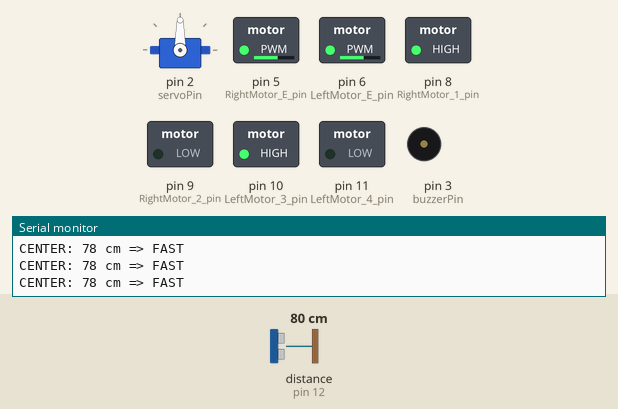
A sketch run on a simulated Arduino Uno, built with avr-gcc and run on an emulated ATmega328P. On the bench: servo, switched loads named in the sketch (green lamp = pin HIGH), buzzer (waves = sounding), the last lines printed to the serial monitor. Wiring (inferred from the names in the program): ultrasonic range finder: trigger pin 13; echo pin 12. Dashed ring = blinking. The test bench sets the inputs (shaded band); at power-on: distance to the obstacle (sensor on pin 12) 80 cm. The echo pulse lasts 58.3 µs per cm; pins used as bus, display or sensor lines are not drawn.

Above: at 1.8 s.
1.9 s: distance to the obstacle (sensor on pin 12) set to 2 cm
At 2.3 s:
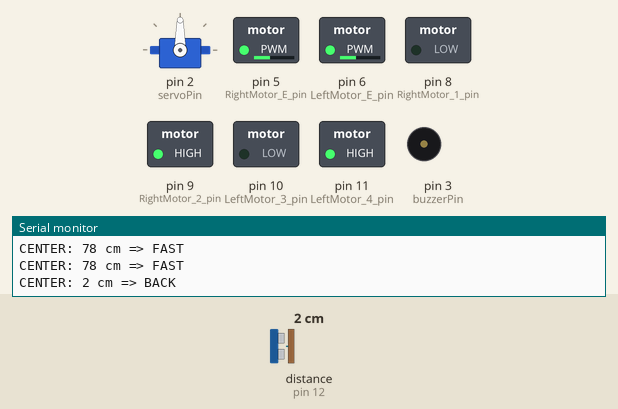
4.9 s: distance to the obstacle (sensor on pin 12) set to 60 cm
At 5.3 s:
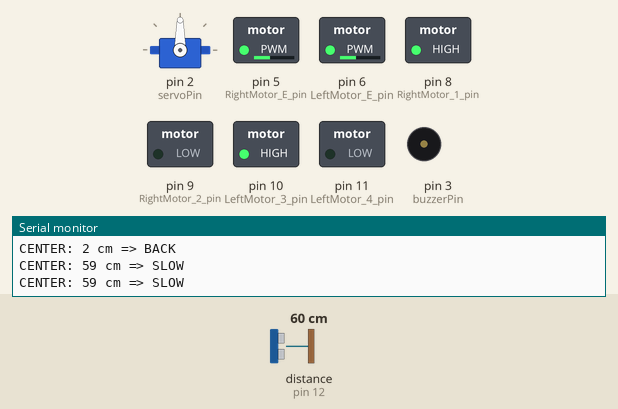
6.4 s: distance to the obstacle (sensor on pin 12) set to 250 cm
At 7.4 s:
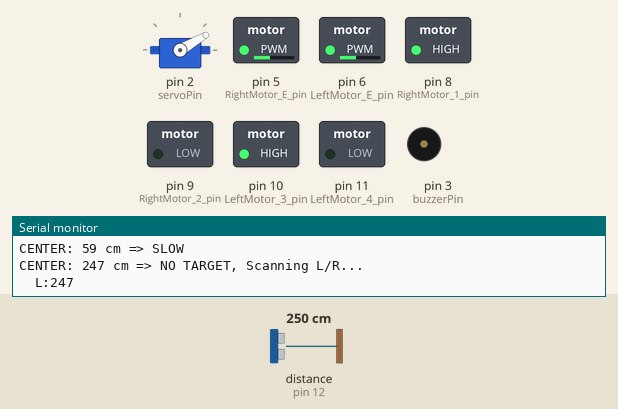
9.4 s: distance to the obstacle (sensor on pin 12) set to 120 cm
At 10.6 s:
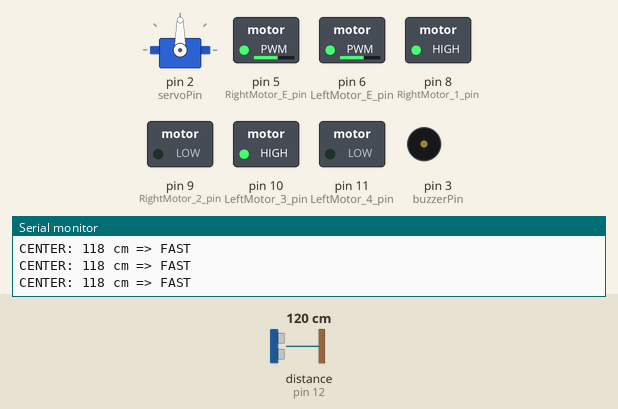
11.0 s: distance to the obstacle (sensor on pin 12) set to 299 cm
At 11.39 s:
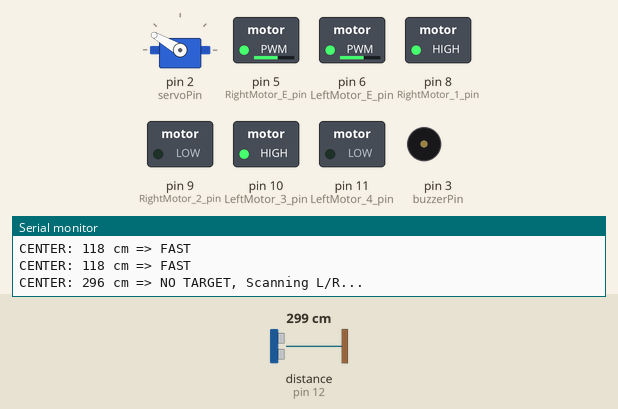
14.0 s: distance to the obstacle (sensor on pin 12) set to 97 cm
At 15.0 s:
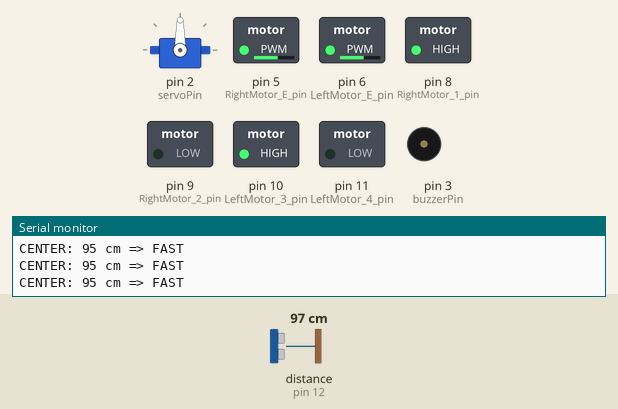
Timing chart, 0 to 16.6 s (numbered marks = the images above; inputs shaded):
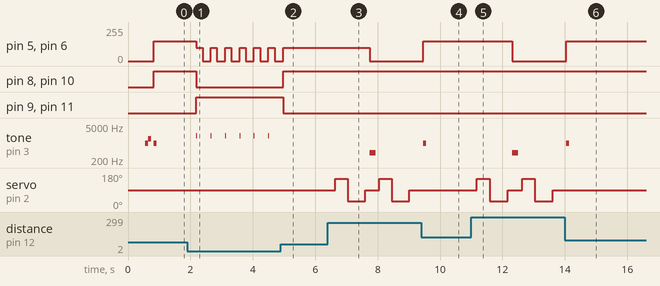

The sketch:

RC_CAR_Follow.ino
```cpp
/*******************************************************************************
 * 앞차 따라가기 스마트카 (Car Following Smart Car)
 *
 * 기능:
 * 1. 전방 스캔 → 물체 있으면 따라가기
 * 2. 물체 없으면 → 서보 좌/우 스캔하여 찾기
 * 3. 모든 방향 없으면 → 정지
 * 4. 노이즈 필터링 (3회 측정 중앙값)
 ******************************************************************************/

#include <Servo.h>

/*******************************************************************************
 * 핀 설정
 ******************************************************************************/
// 초음파 센서
int trigPin = 13;
int echoPin = 12;

// 서보모터
int servoPin = 2;

// 피에조 부저
int buzzerPin = 3;

// 모터 드라이버
int RightMotor_E_pin = 5;
int RightMotor_1_pin = 8;
int RightMotor_2_pin = 9;
int LeftMotor_3_pin = 10;
int LeftMotor_4_pin = 11;
int LeftMotor_E_pin = 6;

// 모터 속도
int L_MotorSpeed = 153;
int R_MotorSpeed = 153;

/*******************************************************************************
 * 서보 각도 설정
 ******************************************************************************/
int SERVO_LEFT   = 150;   // 왼쪽
int SERVO_CENTER = 90;    // 중앙
int SERVO_RIGHT  = 30;    // 오른쪽

/*******************************************************************************
 * 거리 파라미터 (단위: cm)
 ******************************************************************************/
int DIST_TOO_CLOSE = 20;     // 20cm 이하 - 후진
int DIST_TARGET    = 35;     // 35cm - 목표 거리
int DIST_FAR       = 60;     // 60cm 이상 - 빠른 전진
int DIST_MAX       = 150;    // 150cm 이상 - 감지 안됨

/*******************************************************************************
 * 전역 변수
 ******************************************************************************/
Servo myServo;
int currentServoPos = SERVO_CENTER;

// 각 방향 거리
long distLeft = 999;
long distCenter = 999;
long distRight = 999;

// 상태
bool isTracking = false;
int lostCount = 0;

/*******************************************************************************
 * 함수 선언
 ******************************************************************************/
long getDistance();
long getDistanceFiltered();
void servoMove(int angle);
void scanAllDirections();
int findTarget();

void SmartCar_Go(int speed);
void SmartCar_Back(int speed);
void SmartCar_Stop();
void SmartCar_Left(int speed);
void SmartCar_Right(int speed);

void beep(int freq, int dur);

/*******************************************************************************
 * Setup
 ******************************************************************************/
void setup() {
  Serial.begin(9600);
  Serial.println("=== Car Following v2 ===");

  // 초음파 센서
  pinMode(trigPin, OUTPUT);
  pinMode(echoPin, INPUT);
  digitalWrite(trigPin, LOW);
  delay(50);
  Serial.println("[OK] Ultrasonic");

  // 서보모터
  myServo.attach(servoPin);
  myServo.write(SERVO_CENTER);
  currentServoPos = SERVO_CENTER;
  delay(500);
  Serial.println("[OK] Servo at 90");

  // 부저
  pinMode(buzzerPin, OUTPUT);
  Serial.println("[OK] Buzzer");

  // 모터
  pinMode(RightMotor_E_pin, OUTPUT);
  pinMode(RightMotor_1_pin, OUTPUT);
  pinMode(RightMotor_2_pin, OUTPUT);
  pinMode(LeftMotor_3_pin, OUTPUT);
  pinMode(LeftMotor_4_pin, OUTPUT);
  pinMode(LeftMotor_E_pin, OUTPUT);
  SmartCar_Stop();
  Serial.println("[OK] Motor");

  // 시작음
  beep(1000, 100);
  delay(100);
  beep(1500, 100);

  Serial.println("");
  Serial.println("Scanning...");
}

/*******************************************************************************
 * Main Loop
 ******************************************************************************/
void loop() {
  // 1. 서보 중앙으로 (전방 스캔)
  servoMove(SERVO_CENTER);
  delay(100);

  // 2. 전방 거리 측정 (필터링)
  distCenter = getDistanceFiltered();

  Serial.print("CENTER: ");
  Serial.print(distCenter);
  Serial.print(" cm");

  // 3. 전방에 물체 있는지 확인
  if (distCenter > 0 && distCenter < DIST_MAX) {
    // 물체 감지됨!
    if (!isTracking) {
      beep(1000, 100);
      isTracking = true;
      Serial.print(" [FOUND!]");
    }
    lostCount = 0;

    // 거리에 따라 동작
    if (distCenter < DIST_TOO_CLOSE) {
      Serial.println(" => BACK");
      beep(2000, 30);
      SmartCar_Back(100);
      delay(200);
      SmartCar_Stop();
    }
    else if (distCenter < DIST_TARGET) {
      Serial.println(" => OK STOP");
      SmartCar_Stop();
    }
    else if (distCenter < DIST_FAR) {
      Serial.println(" => SLOW");
      SmartCar_Go(100);
    }
    else {
      Serial.println(" => FAST");
      SmartCar_Go(150);
    }
  }
  else {
    // 전방에 없음 → 좌우 스캔
    Serial.println(" => NO TARGET, Scanning L/R...");

    lostCount++;

    // 좌우 스캔
    scanAllDirections();

    // 가장 가까운 방향 찾기
    int dir = findTarget();

    if (dir == -1) {
      // 왼쪽에 물체
      Serial.println("  >> Found LEFT! Turning...");
      beep(800, 50);
      SmartCar_Left(120);
      delay(300);
      SmartCar_Stop();
    }
    else if (dir == 1) {
      // 오른쪽에 물체
      Serial.println("  >> Found RIGHT! Turning...");
      beep(1200, 50);
      SmartCar_Right(120);
      delay(300);
      SmartCar_Stop();
    }
    else {
      // 모든 방향 없음
      Serial.println("  >> NO TARGET anywhere");
      if (isTracking) {
        beep(400, 200);
        isTracking = false;
      }
      SmartCar_Stop();
    }
  }

  delay(100);
}

/*******************************************************************************
 * 서보 이동 (충분한 대기)
 ******************************************************************************/
void servoMove(int angle) {
  if (currentServoPos == angle) return;

  int diff = abs(angle - currentServoPos);
  myServo.write(angle);
  currentServoPos = angle;

  // 각도 차이에 따른 대기 (60도당 150ms)
  int waitTime = (diff * 150) / 60;
  if (waitTime < 100) waitTime = 100;
  delay(waitTime);
}

/*******************************************************************************
 * 모든 방향 스캔
 ******************************************************************************/
void scanAllDirections() {
  // 왼쪽 스캔
  servoMove(SERVO_LEFT);
  delay(150);
  distLeft = getDistanceFiltered();
  Serial.print("  L:");
  Serial.print(distLeft);

  // 오른쪽 스캔
  servoMove(SERVO_RIGHT);
  delay(150);
  distRight = getDistanceFiltered();
  Serial.print(" R:");
  Serial.println(distRight);

  // 중앙 복귀
  servoMove(SERVO_CENTER);
}

/*******************************************************************************
 * 타겟 방향 찾기 (반환: -1=왼쪽, 0=없음, 1=오른쪽)
 ******************************************************************************/
int findTarget() {
  int minDist = DIST_MAX;
  int dir = 0;

  // 왼쪽 체크
  if (distLeft > 0 && distLeft < DIST_MAX && distLeft < minDist) {
    minDist = distLeft;
    dir = -1;
  }

  // 오른쪽 체크
  if (distRight > 0 && distRight < DIST_MAX && distRight < minDist) {
    minDist = distRight;
    dir = 1;
  }

  return dir;
}

/*******************************************************************************
 * 초음파 거리 측정 (단일)
 ******************************************************************************/
long getDistance() {
  long duration, dist;

  // 트리거 초기화
  digitalWrite(trigPin, LOW);
  delayMicroseconds(2);

  // 트리거 펄스
  digitalWrite(trigPin, HIGH);
  delayMicroseconds(10);
  digitalWrite(trigPin, LOW);

  // 에코 측정 (타임아웃 30ms)
  duration = pulseIn(echoPin, HIGH, 30000);

  if (duration == 0) {
    return 999;
  }

  // cm 계산
  dist = (duration * 0.034) / 2;

  if (dist < 2) dist = 2;
  if (dist > 400) dist = 999;

  return dist;
}

/*******************************************************************************
 * 필터링된 거리 측정 (3회 측정, 중앙값)
 ******************************************************************************/
long getDistanceFiltered() {
  long d1, d2, d3, temp;

  d1 = getDistance();
  delay(30);
  d2 = getDistance();
  delay(30);
  d3 = getDistance();

  // 정렬 (버블)
  if (d1 > d2) { temp = d1; d1 = d2; d2 = temp; }
  if (d2 > d3) { temp = d2; d2 = d3; d3 = temp; }
  if (d1 > d2) { temp = d1; d1 = d2; d2 = temp; }

  // 중앙값 반환
  return d2;
}

/*******************************************************************************
 * 모터 제어
 ******************************************************************************/
void SmartCar_Go(int speed) {
  digitalWrite(RightMotor_1_pin, HIGH);
  digitalWrite(RightMotor_2_pin, LOW);
  digitalWrite(LeftMotor_3_pin, HIGH);
  digitalWrite(LeftMotor_4_pin, LOW);
  analogWrite(RightMotor_E_pin, speed);
  analogWrite(LeftMotor_E_pin, speed);
}

void SmartCar_Back(int speed) {
  digitalWrite(RightMotor_1_pin, LOW);
  digitalWrite(RightMotor_2_pin, HIGH);
  digitalWrite(LeftMotor_3_pin, LOW);
  digitalWrite(LeftMotor_4_pin, HIGH);
  analogWrite(RightMotor_E_pin, speed);
  analogWrite(LeftMotor_E_pin, speed);
}

void SmartCar_Stop() {
  analogWrite(RightMotor_E_pin, 0);
  analogWrite(LeftMotor_E_pin, 0);
}

void SmartCar_Left(int speed) {
  digitalWrite(RightMotor_1_pin, HIGH);
  digitalWrite(RightMotor_2_pin, LOW);
  digitalWrite(LeftMotor_3_pin, LOW);
  digitalWrite(LeftMotor_4_pin, HIGH);
  analogWrite(RightMotor_E_pin, speed);
  analogWrite(LeftMotor_E_pin, speed);
}

void SmartCar_Right(int speed) {
  digitalWrite(RightMotor_1_pin, LOW);
  digitalWrite(RightMotor_2_pin, HIGH);
  digitalWrite(LeftMotor_3_pin, HIGH);
  digitalWrite(LeftMotor_4_pin, LOW);
  analogWrite(RightMotor_E_pin, speed);
  analogWrite(LeftMotor_E_pin, speed);
}

/*******************************************************************************
 * 피에조 부저
 ******************************************************************************/
void beep(int freq, int dur) {
  tone(buzzerPin, freq, dur);
}
```

Measured:
- after the input at 1.9 s, pin 5 (RightMotor_E_pin), pin 6 (LeftMotor_E_pin): alternates 100/255 for 0.20 s and 0/255 for 0.26 s, starting after 0.29 s
- after the input at 4.9 s, pin 5 (RightMotor_E_pin), pin 6 (LeftMotor_E_pin): goes on until 5.0 s, then stays 100/255; pin 8 (RightMotor_1_pin), pin 10 (LeftMotor_3_pin): LOW → HIGH after 0.07 s; pin 9 (RightMotor_2_pin), pin 11 (LeftMotor_4_pin): HIGH → LOW after 0.07 s; tone on pin 3 (buzzerPin): stops changing and stays silent
- after the input at 6.4 s, pin 5 (RightMotor_E_pin), pin 6 (LeftMotor_E_pin): 100/255 → 0/255 after 1.3 s; tone on pin 3 (buzzerPin): silent → 400 Hz after 1.3 s, → silent 0.20 s later; servo on pin 2 (servoPin): 90° → 150° after 0.24 s, → 30° 0.41 s later, → 90° 0.56 s later, → 150° 0.46 s later, … (6 changes in this stretch)
- after the input at 9.4 s, pin 5 (RightMotor_E_pin), pin 6 (LeftMotor_E_pin): 0/255 → 150/255 after 0.06 s; tone on pin 3 (buzzerPin): silent → 1000 Hz after 0.05 s, → silent 0.10 s later; servo on pin 2 (servoPin): stays 90° (without the input it goes to 150° after 0.07 s)
- after the input at 11.0 s, pin 5 (RightMotor_E_pin), pin 6 (LeftMotor_E_pin): 150/255 → 0/255 after 1.3 s; tone on pin 3 (buzzerPin): silent → 400 Hz after 1.3 s, → silent 0.20 s later; servo on pin 2 (servoPin): 90° → 150° after 0.18 s, → 30° 0.41 s later, → 90° 0.56 s later, → 150° 0.46 s later, … (6 changes in this stretch)
- after the input at 14.0 s, pin 5 (RightMotor_E_pin), pin 6 (LeftMotor_E_pin): 0/255 → 150/255 after 0.05 s; tone on pin 3 (buzzerPin): silent → 1000 Hz after 0.05 s, → silent 0.10 s later; servo on pin 2 (servoPin): stops changing and stays 90°
- by itself, tone on pin 3 (buzzerPin): plays 1000 Hz for 0.10 s, 1500 Hz for 0.10 s, 1000 Hz for 0.10 s
